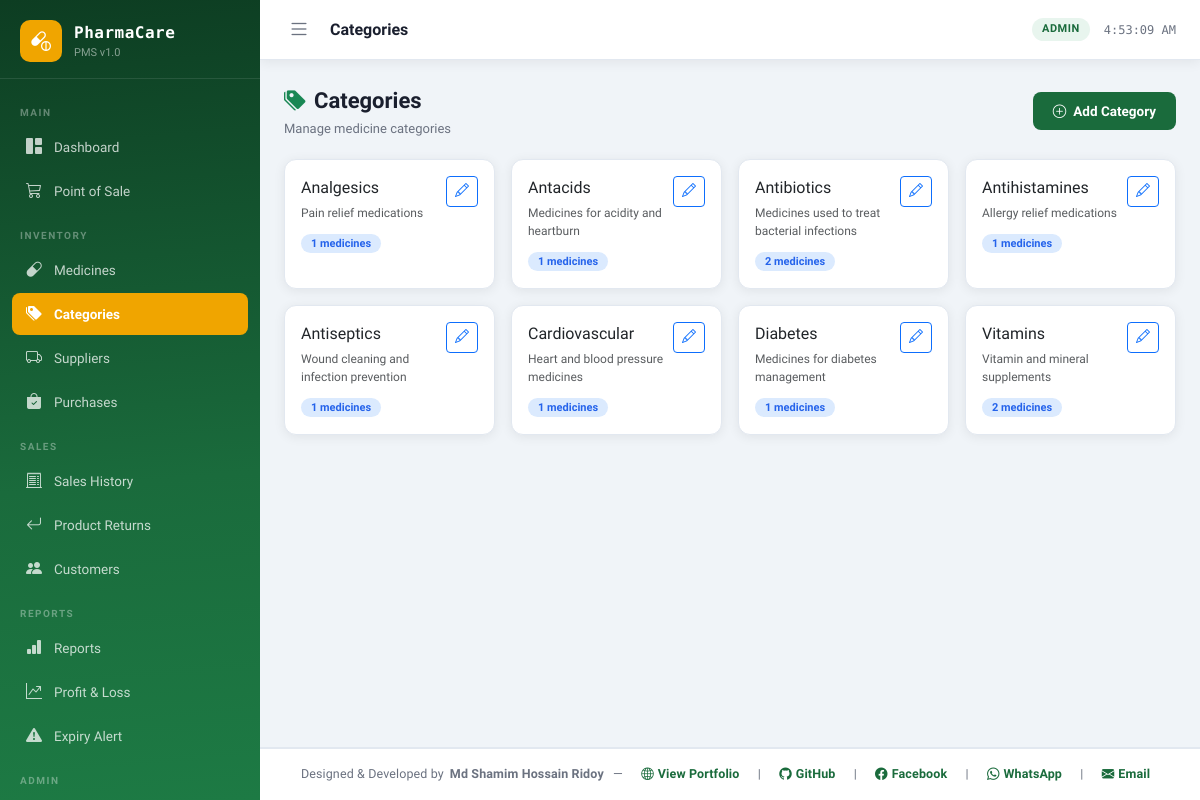
/pages/categories.php (signed in), run on the app's committed database.
### tables this page shows
CREATE TABLE IF NOT EXISTS categories (
    id INT AUTO_INCREMENT PRIMARY KEY,
    name VARCHAR(100) NOT NULL,
    description TEXT,
    created_at TIMESTAMP DEFAULT CURRENT_TIMESTAMP
);

### includes/auth.php (called while the page is built, shortened)
<?php
function getCurrentUser() {
    return [
        'id'        => $_SESSION['user_id'] ?? null,
        'username'  => $_SESSION['username'] ?? '',
        'full_name' => $_SESSION['full_name'] ?? '',
        'role'      => $_SESSION['role'] ?? '',
    ];
}
function hasRole($role) {
    return isset($_SESSION['role']) && $_SESSION['role'] === $role;
}
?>

### pages/categories.php (the view, shortened to what this page needs)
<?php
require_once '../includes/auth.php';
require_once '../includes/db.php';
$categories = $conn->query("SELECT c.*, COUNT(m.id) med_count FROM categories c LEFT JOIN medicines m ON c.id=m.category_id GROUP BY c.id ORDER BY c.name")->fetch_all(MYSQLI_ASSOC);
include '../includes/header.php';
?>
<div class="page-header">
    <div>
        <div class="page-title"><i class="bi bi-tags-fill me-2 text-success"></i>Categories</div>
        <div class="page-subtitle">Manage medicine categories</div>
    </div>
    <button class="btn-primary-custom" data-bs-toggle="modal" data-bs-target="#catModal">
        <i class="bi bi-plus-circle"></i> Add Category
    </button>
</div>
<div class="row g-3">
    <?php foreach ($categories as $cat): ?>
    <div class="col-md-4 col-lg-3">
        <div class="card h-100">
            <div class="card-body">
                <div class="d-flex justify-content-between align-items-start">
                    <div>
                        <div class="fw-700 mb-1"><?= htmlspecialchars($cat['name']) ?></div>
                        <div class="text-muted" style="font-size:12px;"><?= htmlspecialchars($cat['description'] ?? '') ?></div>
                        <div class="mt-2"><span class="badge badge-info"><?= $cat['med_count'] ?> medicines</span></div>
                    </div>
                    <div class="d-flex gap-1 flex-column">
                        <button class="btn btn-sm btn-outline-primary" onclick="editCat(<?= $cat['id'] ?>,'<?= addslashes($cat['name']) ?>','<?= addslashes($cat['description'] ?? '') ?>')"><i class="bi bi-pencil"></i></button>
                    </div>
                </div>
            </div>
        </div>
    </div>
    <?php endforeach; ?>
</div>
<?php include '../includes/footer.php'; ?>

### includes/header.php (shortened to what this page needs)
<?php
require_once __DIR__ . '/auth.php';
$user = getCurrentUser();
$currentPage = basename($_SERVER['PHP_SELF'], '.php');
?>
<!DOCTYPE html>
<html lang="en">
<head>
    <link href="https://cdn.jsdelivr.net/npm/bootstrap@5.3.2/dist/css/bootstrap.min.css" rel="stylesheet">
    <link href="https://cdn.jsdelivr.net/npm/bootstrap-icons@1.11.3/font/bootstrap-icons.min.css" rel="stylesheet">
    <link rel="stylesheet" href="../assets/css/style.css">
</head>
<body>
<div class="sidebar" id="sidebar">
    <div class="sidebar-brand">
        <div class="brand-icon"><i class="bi bi-capsule-pill"></i></div>
        <div>
            <div class="brand-name">PharmaCare</div>
            <div class="brand-sub">PMS v1.0</div>
        </div>
    </div>
    <nav class="sidebar-nav">
        <div class="nav-section-label">MAIN</div>
        <a href="dashboard.php" class="nav-link <?= $currentPage === 'dashboard' ? 'active' : '' ?>">
            <i class="bi bi-grid-1x2-fill"></i><span>Dashboard</span>
        </a>
        <a href="pos.php" class="nav-link <?= $currentPage === 'pos' ? 'active' : '' ?>">
            <i class="bi bi-cart3"></i><span>Point of Sale</span>
        </a>
        <div class="nav-section-label">INVENTORY</div>
        <a href="medicines.php" class="nav-link <?= $currentPage === 'medicines' ? 'active' : '' ?>">
            <i class="bi bi-capsule"></i><span>Medicines</span>
        </a>
        <a href="categories.php" class="nav-link <?= $currentPage === 'categories' ? 'active' : '' ?>">
            <i class="bi bi-tags-fill"></i><span>Categories</span>
        </a>
        <a href="suppliers.php" class="nav-link <?= $currentPage === 'suppliers' ? 'active' : '' ?>">
            <i class="bi bi-truck"></i><span>Suppliers</span>
        </a>
        <a href="purchases.php" class="nav-link <?= $currentPage === 'purchases' ? 'active' : '' ?>">
            <i class="bi bi-bag-check-fill"></i><span>Purchases</span>
        </a>
        <div class="nav-section-label">SALES</div>
        <a href="sales.php" class="nav-link <?= $currentPage === 'sales' ? 'active' : '' ?>">
            <i class="bi bi-receipt-cutoff"></i><span>Sales History</span>
        </a>
        <a href="returns.php" class="nav-link <?= $currentPage === 'returns' ? 'active' : '' ?>">
            <i class="bi bi-arrow-return-left"></i><span>Product Returns</span>
        </a>
        <a href="customers.php" class="nav-link <?= $currentPage === 'customers' ? 'active' : '' ?>">
            <i class="bi bi-people-fill"></i><span>Customers</span>
        </a>
        <div class="nav-section-label">REPORTS</div>
        <a href="reports.php" class="nav-link <?= $currentPage === 'reports' ? 'active' : '' ?>">
            <i class="bi bi-bar-chart-fill"></i><span>Reports</span>
        </a>
        <a href="profit_loss.php" class="nav-link <?= $currentPage === 'profit_loss' ? 'active' : '' ?>">
            <i class="bi bi-graph-up-arrow"></i><span>Profit & Loss</span>
        </a>
        <a href="expiry.php" class="nav-link <?= $currentPage === 'expiry' ? 'active' : '' ?>">
            <i class="bi bi-exclamation-triangle-fill"></i><span>Expiry Alert</span>
        </a>
        <?php if (hasRole('admin')): ?>
        <div class="nav-section-label">ADMIN</div>
        <a href="users.php" class="nav-link <?= $currentPage === 'users' ? 'active' : '' ?>">
        </a>
        <?php endif; ?>
    </nav>
</div>
<div class="main-content" id="mainContent">
    <div class="topbar">
        <button class="btn-toggle-sidebar" id="toggleSidebar">
            <i class="bi bi-list"></i>
        </button>
        <div class="topbar-title"><?= ucfirst(str_replace('_', ' ', $currentPage)) ?></div>
        <div class="topbar-right">
            <span class="badge-role"><?= ucfirst($user['role']) ?></span>
            <span class="topbar-time" id="liveClock"></span>
        </div>
    </div>
    <div class="page-body">

### includes/footer.php (shortened to what this page needs)
    </div>
    <div class="credit-footer">
        Designed &amp; Developed by <strong>Md Shamim Hossain Ridoy</strong>
        &nbsp;&mdash;&nbsp;
        <a href="http://localhost/portfolio/index.php" target="_blank"><i class="bi bi-globe2"></i> View Portfolio</a>
        &nbsp;|&nbsp;
        <a href="https://github.com/sh-ridoy" target="_blank"><i class="bi bi-github"></i> GitHub</a>
        &nbsp;|&nbsp;
        <a href="https://www.facebook.com/r.i.d.o.y.tsu.468918" target="_blank"><i class="bi bi-facebook"></i> Facebook</a>
        &nbsp;|&nbsp;
        <a href="https://wa.me/8801319478114" target="_blank"><i class="bi bi-whatsapp"></i> WhatsApp</a>
        &nbsp;|&nbsp;
        <a href="mailto:redayh8888@gmail.com"><i class="bi bi-envelope-fill"></i> Email</a>
    </div>
</div>
</body>
</html>

### assets/css/style.css (style rules this page uses)
:root { --sidebar-w: 260px; --topbar-h: 60px; --primary: #1a6b3c; --primary-dark: #124d2c; --primary-light: #e8f5ee; --accent: #f0a500; --accent-light: #fff8e6; --danger: #e63946; --warning: #f4a261; --info: #2176ae; --bg: #f0f4f8; --surface: #ffffff; --text: #1a1f2e; --text-muted: #6b7280; --border: #e2e8f0; --radius: 12px; --radius-sm: 8px; --shadow: 0 2px 12px rgba(0,0,0,0.07); --shadow-lg: 0 8px 32px rgba(0,0,0,0.12); }
* { box-sizing: border-box; margin: 0; padding: 0; }
body { font-family: 'Plus Jakarta Sans', sans-serif; background: var(--bg); color: var(--text); min-height: 100vh; overflow-x: hidden; }
.sidebar { position: fixed; top: 0; left: 0; width: var(--sidebar-w); height: 100vh; background: linear-gradient(175deg, #0d3d22 0%, #1a6b3c 60%, #1d7a44 100%); display: flex; flex-direction: column; z-index: 1000; transition: transform .3s ease; overflow-y: auto; scrollbar-width: thin; scrollbar-color: rgba(255,255,255,.15) transparent; }
.sidebar-brand { display: flex; align-items: center; gap: 12px; padding: 20px 20px 16px; border-bottom: 1px solid rgba(255,255,255,.1); }
.brand-icon { width: 42px; height: 42px; background: var(--accent); border-radius: 10px; display: flex; align-items: center; justify-content: center; font-size: 20px; color: #fff; }
.brand-name { font-family: 'Space Mono', monospace; font-size: 16px; font-weight: 700; color: #fff; letter-spacing: .5px; }
.brand-sub { font-size: 11px; color: rgba(255,255,255,.5); }
.sidebar-nav { flex: 1; padding: 12px 12px; }
.nav-section-label { font-size: 10px; font-weight: 700; letter-spacing: 1.5px; color: rgba(255,255,255,.35); padding: 14px 8px 6px; }
.nav-link { display: flex; align-items: center; gap: 10px; padding: 9px 12px; border-radius: var(--radius-sm); color: rgba(255,255,255,.75); text-decoration: none; font-size: 13.5px; font-weight: 500; transition: all .2s; margin-bottom: 2px; }
.nav-link.active { background: var(--accent); color: #fff; font-weight: 600; }
.nav-link i { font-size: 16px; width: 20px; text-align: center; }
.main-content { margin-left: var(--sidebar-w); min-height: 100vh; display: flex; flex-direction: column; transition: margin .3s; }
.topbar { height: var(--topbar-h); background: var(--surface); border-bottom: 1px solid var(--border); display: flex; align-items: center; padding: 0 24px; gap: 16px; position: sticky; top: 0; z-index: 100; box-shadow: var(--shadow); }
.btn-toggle-sidebar { background: none; border: none; font-size: 22px; color: var(--text-muted); cursor: pointer; padding: 4px; display: flex; align-items: center; transition: color .2s; }
.topbar-title { font-size: 16px; font-weight: 700; color: var(--text); flex: 1; text-transform: capitalize; }
.topbar-right { display: flex; align-items: center; gap: 14px; }
.badge-role { font-size: 11px; font-weight: 600; padding: 3px 10px; border-radius: 20px; background: var(--primary-light); color: var(--primary); text-transform: uppercase; letter-spacing: .5px; }
.topbar-time { font-family: 'Space Mono', monospace; font-size: 12px; color: var(--text-muted); }
.page-body { flex: 1; padding: 24px; max-width: 1400px; }
.card { border: 1px solid var(--border); border-radius: var(--radius); box-shadow: var(--shadow); background: var(--surface); }
.badge { font-size: 11px; font-weight: 600; padding: 4px 10px; border-radius: 20px; }
.badge-info { background: #dbeafe; color: #2563eb; }
.btn-primary-custom { background: var(--primary); color: #fff; border: none; padding: 9px 20px; border-radius: var(--radius-sm); font-size: 13.5px; font-weight: 600; cursor: pointer; transition: background .2s, transform .1s; display: inline-flex; align-items: center; gap: 7px; }
.page-header { display: flex; align-items: center; justify-content: space-between; margin-bottom: 20px; flex-wrap: wrap; gap: 10px; }
.page-title { font-size: 22px; font-weight: 800; color: var(--text); }
.page-subtitle { font-size: 13px; color: var(--text-muted); margin-top: 2px; }
.credit-footer { padding: 13px 24px; border-top: 2px solid var(--border); text-align: center; font-size: 12.5px; color: var(--text-muted); background: var(--surface); display: flex; align-items: center; justify-content: center; gap: 6px; flex-wrap: wrap; letter-spacing: 0.01em; }
.credit-footer a { color: var(--primary); font-weight: 600; text-decoration: none; display: inline-flex; align-items: center; gap: 4px; padding: 2px 8px; border-radius: 4px; border: 1px solid transparent; transition: all 0.2s; }

### data on the page
categories: name "Analgesics", description "Pain relief medications", med_count "1"
categories: name "Antacids", description "Medicines for acidity and heartburn", med_count "1"
categories: name "Antibiotics", description "Medicines used to treat bacterial infections", med_count "2"
categories: name "Antihistamines", description "Allergy relief medications", med_count "1"
categories: name "Antiseptics", description "Wound cleaning and infection prevention", med_count "1"
categories: name "Cardiovascular", description "Heart and blood pressure medicines", med_count "1"
categories: name "Diabetes", description "Medicines for diabetes management", med_count "1"
categories: name "Vitamins", description "Vitamin and mineral supplements", med_count "2"

### other printed values
str_replace('_', ' ', $currentPage) "Categories"
$user['role'] "ADMIN"
